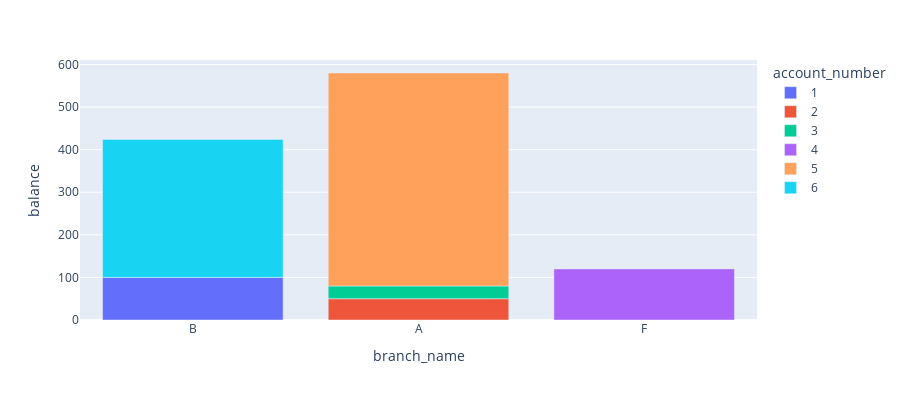

Source (notebook cell):
### Markdown cell above
ข้อ 3

### Code cell
df = pd.read_sql('select * from account', con=engine1) # use engine1 from previous cell

print(df.head())

fig = px.bar(df, x='branch_name', y='balance',
             hover_data=['branch_name', 'balance'], color='account_number',
            height=400)
fig.show()

### Figure 1 — Plotly figure (JSON) as saved in the notebook; plotly's stock layout.template omitted (floating-point values rounded to 4 significant figures)
{"data": [{"alignmentgroup": "True", "hovertemplate": "account_number=1<br>branch_name=%{x}<br>balance=%{y}<extra></extra>", "legendgroup": "1", "marker": {"color": "#636efa", "pattern": {"shape": ""}}, "name": "1", "offsetgroup": "1", "orientation": "v", "showlegend": true, "textposition": "auto", "type": "bar", "x": ["B"], "xaxis": "x", "y": [100], "yaxis": "y"}, {"alignmentgroup": "True", "hovertemplate": "account_number=2<br>branch_name=%{x}<br>balance=%{y}<extra></extra>", "legendgroup": "2", "marker": {"color": "#EF553B", "pattern": {"shape": ""}}, "name": "2", "offsetgroup": "2", "orientation": "v", "showlegend": true, "textposition": "auto", "type": "bar", "x": ["A"], "xaxis": "x", "y": [50], "yaxis": "y"}, {"alignmentgroup": "True", "hovertemplate": "account_number=3<br>branch_name=%{x}<br>balance=%{y}<extra></extra>", "legendgroup": "3", "marker": {"color": "#00cc96", "pattern": {"shape": ""}}, "name": "3", "offsetgroup": "3", "orientation": "v", "showlegend": true, "textposition": "auto", "type": "bar", "x": ["A"], "xaxis": "x", "y": [30], "yaxis": "y"}, {"alignmentgroup": "True", "hovertemplate": "account_number=4<br>branch_name=%{x}<br>balance=%{y}<extra></extra>", "legendgroup": "4", "marker": {"color": "#ab63fa", "pattern": {"shape": ""}}, "name": "4", "offsetgroup": "4", "orientation": "v", "showlegend": true, "textposition": "auto", "type": "bar", "x": ["F"], "xaxis": "x", "y": [120], "yaxis": "y"}, {"alignmentgroup": "True", "hovertemplate": "account_number=5<br>branch_name=%{x}<br>balance=%{y}<extra></extra>", "legendgroup": "5", "marker": {"color": "#FFA15A", "pattern": {"shape": ""}}, "name": "5", "offsetgroup": "5", "orientation": "v", "showlegend": true, "textposition": "auto", "type": "bar", "x": ["A"], "xaxis": "x", "y": [500], "yaxis": "y"}, {"alignmentgroup": "True", "hovertemplate": "account_number=6<br>branch_name=%{x}<br>balance=%{y}<extra></extra>", "legendgroup": "6", "marker": {"color": "#19d3f3", "pattern": {"shape": ""}}, "name": "6", "offsetgroup": "6", "orientation": "v", "showlegend": true, "textposition": "auto", "type": "bar", "x": ["B"], "xaxis": "x", "y": [324], "yaxis": "y"}], "layout": {"barmode": "relative", "height": 400, "legend": {"title": {"text": "account_number"}, "tracegroupgap": 0}, "margin": {"t": 60}, "xaxis": {"anchor": "y", "domain": [0, 1], "title": {"text": "branch_name"}}, "yaxis": {"anchor": "x", "domain": [0, 1], "title": {"text": "balance"}}}}
